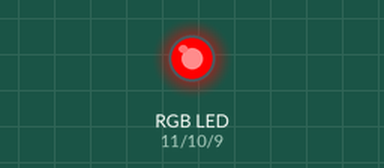
This sketch was run on a simulated Arduino Uno, built with avr-gcc and run on an emulated ATmega328P. Shown: an RGB LED mixed from three pins (HIGH = lit).

Above: at 0.1 s.
At 6.1 s:
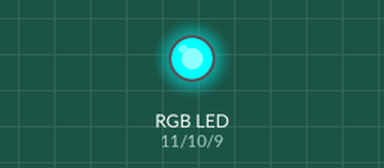
At 10.1 s:
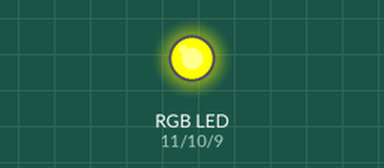
At 21.1 s:
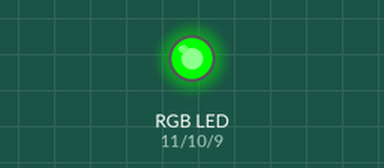
At 27.1 s:
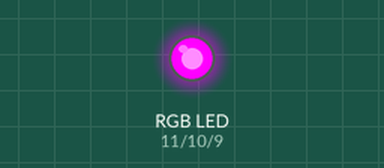
At 33.1 s:
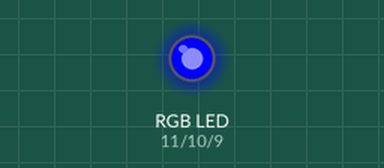
Timing chart, 0 to 39.5 s (numbered marks = the images above):
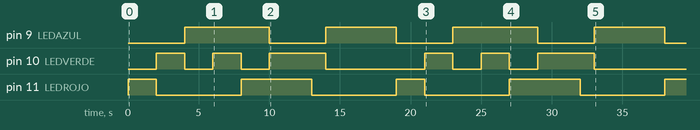

Measured:
- by itself, pin 9 (LEDAZUL): LOW → HIGH at 4.0 s, → LOW 6.0 s later, → HIGH 4.0 s later, → LOW 5.0 s later, … (8 changes in this stretch)
- by itself, pin 10 (LEDVERDE): LOW → HIGH at 2.0 s, → LOW 2.0 s later, → HIGH 2.0 s later, → LOW 2.0 s later, … (12 changes in this stretch)
- by itself, pin 11 (LEDROJO): LOW → HIGH at 0.00 s, → LOW 2.0 s later, → HIGH 6.0 s later, → LOW 5.0 s later, … (9 changes in this stretch)

The sketch:

sketch.ino
```cpp
int LEDROJO = 11;
int LEDVERDE = 10;
int LEDAZUL = 9;

void setup() {
  pinMode(LEDROJO, OUTPUT);
  pinMode(LEDVERDE, OUTPUT);
  pinMode(LEDAZUL, OUTPUT);

}

void loop() {

  // logica positiva (catode)(C) ---- logica negativa (anode)(A)

  digitalWrite(LEDROJO, 255); //rojo (C) -- celeste (A)
  digitalWrite(LEDVERDE, 0);
  digitalWrite(LEDAZUL, 0);
  delay(2000);

  digitalWrite(LEDROJO, 0);
  digitalWrite(LEDVERDE, 255); //verde (C)--- violeta (A)
  digitalWrite(LEDAZUL, 0);
  delay(2000);

  digitalWrite(LEDROJO, 0);
  digitalWrite(LEDVERDE, 0);
  digitalWrite(LEDAZUL, 255); // azul (C)-- amarillo (A)
  delay(2000);

  //logica positiva (anode) ---- logica negativa (catode)

  digitalWrite(LEDROJO, 0);  // celeste (C) -- rojo (A)
  digitalWrite(LEDVERDE, 255);
  digitalWrite(LEDAZUL, 255);
  delay(2000);

  digitalWrite(LEDROJO, 255);
  digitalWrite(LEDVERDE, 0); //violeta (C) --verde (A)
  digitalWrite(LEDAZUL, 255);
  delay(2000);

  digitalWrite(LEDROJO, 255);
  digitalWrite(LEDVERDE, 255);
  digitalWrite(LEDAZUL, 0);  //amarillo (C) --azul (A)
  delay(2000);


  // (+ catode ) (- anode)---- reducionismo------------

  analogWrite(LEDROJO, 255);// rojo (C)
  analogWrite(LEDAZUL, 0);
  delay(1000);

  analogWrite(LEDROJO, 0); // verde (C)
  analogWrite(LEDVERDE, 255);
  delay(1000);

  analogWrite(LEDVERDE, 0); // azul (C)
  analogWrite(LEDAZUL, 255);
  delay(5000);

}

//  funciones // led RGB ---funciones
// https://wokwi.com/projects/408109886826609665
```
